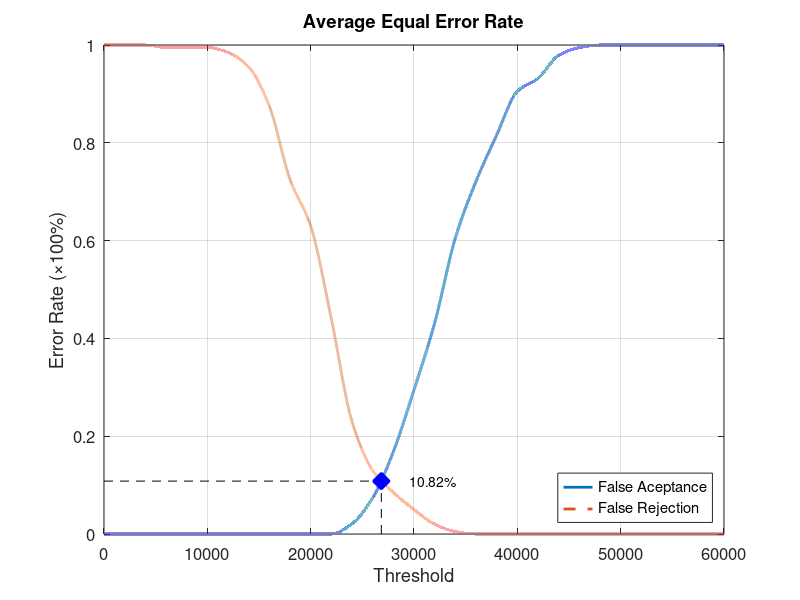
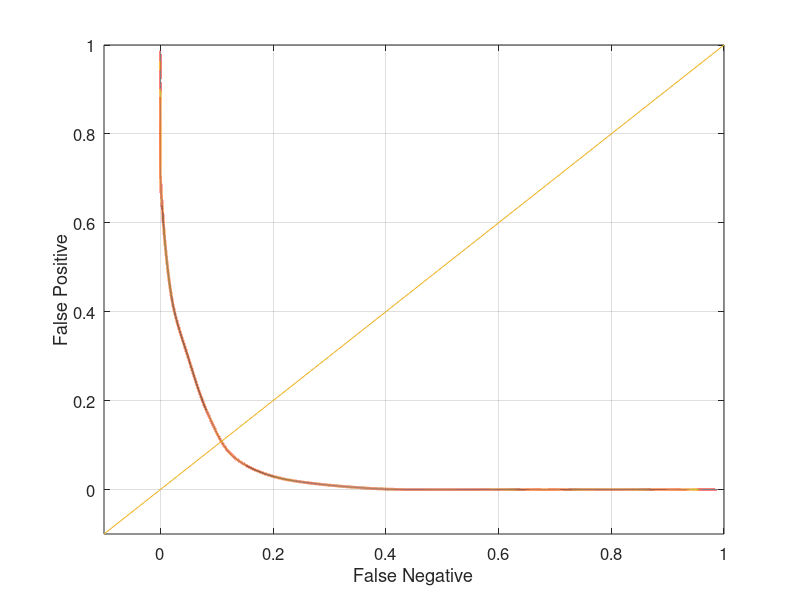

Write MATLAB code to recreate these figures, in order.
function yEER = Database1_4
close all;
clear;
clc;
x = 0:2000:60000;
xq = 0:0.5:60000;

y0 = [0 0 0 0 0 0 0 0 0 0 0 0 0.0210526 0.0736842 0.168421 0.294737 0.431579 0.605263 0.721053 0.815789 0.905263 0.931579 0.978947 0.994737 1 1 1 1 1 1 1];
yy0 = interp1(x, y0, xq, 'pchip');
y1 = [1 1 1 0.995 0.995 0.995 0.985 0.955 0.875 0.725 0.63 0.44 0.23 0.13 0.085 0.05 0.02 0.005 0 0 0 0 0 0 0 0 0 0 0 0 0];
yy1 = interp1(x, y1, xq, 'pchip');

% Calculating EER: 
y2 = abs(y0 - y1);
find(y2 == min(y2))
yy2 = abs(yy0 - yy1);
xEER = find(yy2 == min(yy2));
xEERIndex = xq(xEER) % X-axis EER
yEER = yy0(xEER) % Y-axis EER

main = figure
plot(xq, yy0,'-','LineWidth', 2);	hold on
plot(xq, yy1,'--','LineWidth', 2);	hold on
plot([xEERIndex xEERIndex], [0 yEER], 'k--');	hold on
plot([0 xEERIndex], [yEER yEER], 'k--');	hold on
plot(xEERIndex, yEER, 'bx', 'LineWidth', 10);	hold on
text(xEERIndex + 10 * xEERIndex / 100, yEER, [num2str(round((10000 * yEER)) / 100) '%'])
legend('False Aceptance', 'False Rejection', 'Location', 'SouthEast')
xlabel('Threshold')
ylabel('Error Rate (\times100%)')
title('Average Equal Error Rate')
set(gca, 'FontSize', 12)
axis([0 60000 0 1])
grid on

print(main, 'Database1_4Main', '-dpng');
FNRxFPR = figure('Color', [1 1 1]);
plot(yy1, yy0, '-', yy1, yy0, 'LineWidth', 2);
hold on
y = -0.1:0.1:1
plot(y, y); 
set(gca, 'FontSize', 12)
xlabel('False Negative')
ylabel('False Positive')
axis([-0.1 1 -0.1 1])
set(gca, 'FontSize', 12)
grid on

print(FNRxFPR, 'Database1_4FNRxFPR','-dpng');
end
